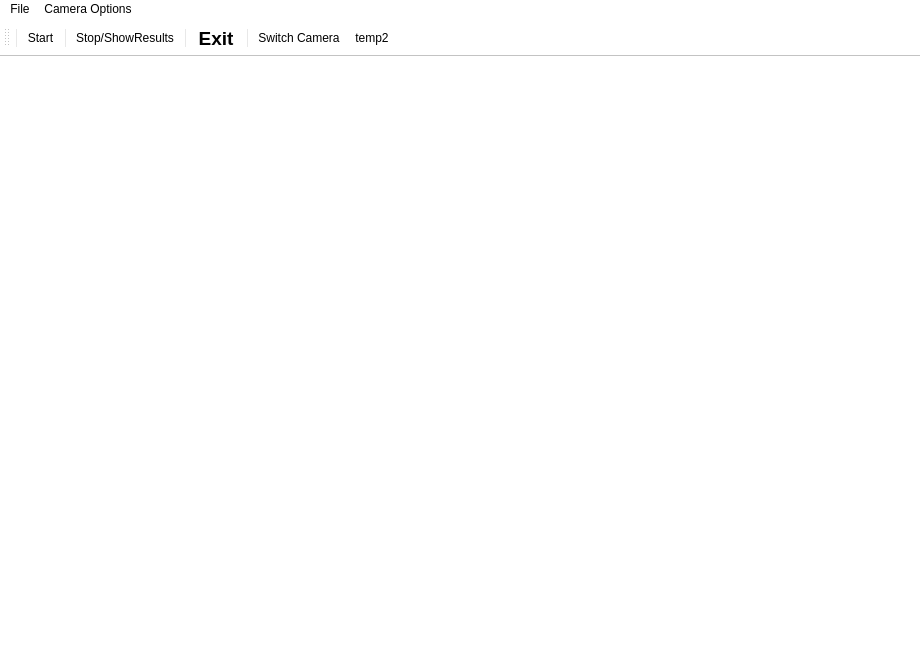
<?xml version="1.0" encoding="UTF-8"?>
<ui version="4.0">
 <class>qMainWindow</class>
 <widget class="QMainWindow" name="qMainWindow">
  <property name="geometry">
   <rect>
    <x>0</x>
    <y>0</y>
    <width>920</width>
    <height>662</height>
   </rect>
  </property>
  <property name="windowTitle">
   <string>qMainWindow</string>
  </property>
  <property name="styleSheet">
   <string notr="true">background-color: rgb(255, 255, 255);</string>
  </property>
  <widget class="QWidget" name="centralWidget">
   <property name="styleSheet">
    <string notr="true">background-color: rgb(255, 255, 255);</string>
   </property>
   <layout class="QGridLayout" name="gridLayout">
    <item row="0" column="0">
     <widget class="QtOpencvViewerGL" name="openCVviewer" native="true">
      <property name="toolTip">
       <string/>
      </property>
      <property name="styleSheet">
       <string notr="true">background-color: rgb(255, 255, 255);</string>
      </property>
     </widget>
    </item>
   </layout>
  </widget>
  <widget class="QMenuBar" name="menuBar">
   <property name="geometry">
    <rect>
     <x>0</x>
     <y>0</y>
     <width>920</width>
     <height>19</height>
    </rect>
   </property>
   <property name="styleSheet">
    <string notr="true">background-color: rgb(255, 255, 255);</string>
   </property>
   <widget class="QMenu" name="menuFile">
    <property name="styleSheet">
     <string notr="true">background-color: rgb(255, 255, 255);</string>
    </property>
    <property name="title">
     <string>File</string>
    </property>
    <addaction name="actionStart"/>
    <addaction name="actionStop"/>
    <addaction name="actionPause"/>
    <addaction name="actionFullscreen"/>
   </widget>
   <widget class="QMenu" name="menuCamera_Options">
    <property name="styleSheet">
     <string notr="true">background-color: rgb(255, 255, 255);</string>
    </property>
    <property name="title">
     <string>Camera Options</string>
    </property>
    <addaction name="action_Vertical_Flip"/>
    <addaction name="action_Horizontal_Flip"/>
   </widget>
   <addaction name="menuFile"/>
   <addaction name="menuCamera_Options"/>
  </widget>
  <widget class="QToolBar" name="mainToolBar">
   <property name="enabled">
    <bool>true</bool>
   </property>
   <property name="styleSheet">
    <string notr="true">background-color: rgb(255, 255, 255);
color: rgb(0, 0, 0);</string>
   </property>
   <attribute name="toolBarArea">
    <enum>TopToolBarArea</enum>
   </attribute>
   <attribute name="toolBarBreak">
    <bool>false</bool>
   </attribute>
   <addaction name="separator"/>
   <addaction name="actionStart_Activity"/>
   <addaction name="separator"/>
   <addaction name="actionStop_2"/>
   <addaction name="separator"/>
   <addaction name="actionQuit"/>
   <addaction name="separator"/>
   <addaction name="actionSwitch_Camera"/>
   <addaction name="actionTemp2"/>
  </widget>
  <widget class="QStatusBar" name="statusBar">
   <property name="styleSheet">
    <string notr="true">background-color: rgb(255, 255, 255);
color: rgb(0, 0, 0);</string>
   </property>
  </widget>
  <action name="actionStart">
   <property name="icon">
    <iconset resource="resources.qrc">
     <normaloff>:/icons/images/play.png</normaloff>:/icons/images/play.png</iconset>
   </property>
   <property name="text">
    <string>Start</string>
   </property>
   <property name="toolTip">
    <string>Start</string>
   </property>
   <property name="shortcut">
    <string>Return</string>
   </property>
  </action>
  <action name="actionStop">
   <property name="enabled">
    <bool>true</bool>
   </property>
   <property name="icon">
    <iconset resource="resources.qrc">
     <normaloff>:/icons/images/stop.png</normaloff>:/icons/images/stop.png</iconset>
   </property>
   <property name="text">
    <string>Stop</string>
   </property>
   <property name="toolTip">
    <string>Stop</string>
   </property>
   <property name="shortcut">
    <string>Esc</string>
   </property>
  </action>
  <action name="actionPause">
   <property name="enabled">
    <bool>true</bool>
   </property>
   <property name="icon">
    <iconset resource="resources.qrc">
     <normaloff>:/icons/images/pause.png</normaloff>:/icons/images/pause.png</iconset>
   </property>
   <property name="text">
    <string>Pause</string>
   </property>
   <property name="toolTip">
    <string>Pause</string>
   </property>
   <property name="shortcut">
    <string>P</string>
   </property>
  </action>
  <action name="actionFullscreen">
   <property name="enabled">
    <bool>true</bool>
   </property>
   <property name="icon">
    <iconset resource="resources.qrc">
     <normaloff>:/icons/images/fullscreen.png</normaloff>:/icons/images/fullscreen.png</iconset>
   </property>
   <property name="text">
    <string>fullscreen</string>
   </property>
   <property name="toolTip">
    <string>fullscreen</string>
   </property>
   <property name="shortcut">
    <string>Alt+Return</string>
   </property>
  </action>
  <action name="actionStart_Activity">
   <property name="enabled">
    <bool>false</bool>
   </property>
   <property name="text">
    <string>Start</string>
   </property>
   <property name="toolTip">
    <string>Start the activity</string>
   </property>
  </action>
  <action name="actionStop_2">
   <property name="enabled">
    <bool>false</bool>
   </property>
   <property name="text">
    <string>Stop/ShowResults</string>
   </property>
   <property name="toolTip">
    <string>Stop Activity</string>
   </property>
  </action>
  <action name="actionFull_Screen">
   <property name="enabled">
    <bool>false</bool>
   </property>
   <property name="text">
    <string>Full Screen</string>
   </property>
   <property name="toolTip">
    <string>Full screen</string>
   </property>
  </action>
  <action name="actionQuit">
   <property name="enabled">
    <bool>true</bool>
   </property>
   <property name="text">
    <string>Exit</string>
   </property>
   <property name="toolTip">
    <string>exit the application</string>
   </property>
   <property name="font">
    <font>
     <pointsize>14</pointsize>
     <weight>75</weight>
     <italic>false</italic>
     <bold>true</bold>
     <underline>false</underline>
     <strikeout>false</strikeout>
     <kerning>true</kerning>
    </font>
   </property>
  </action>
  <action name="actionNext_Level">
   <property name="enabled">
    <bool>true</bool>
   </property>
   <property name="text">
    <string>Next Level</string>
   </property>
   <property name="toolTip">
    <string>Proceed to next Level</string>
   </property>
  </action>
  <action name="action_Vertical_Flip">
   <property name="checkable">
    <bool>true</bool>
   </property>
   <property name="text">
    <string>&amp;Vertical Flip</string>
   </property>
   <property name="toolTip">
    <string>Vertical Mirror</string>
   </property>
  </action>
  <action name="action_Horizontal_Flip">
   <property name="checkable">
    <bool>true</bool>
   </property>
   <property name="checked">
    <bool>false</bool>
   </property>
   <property name="text">
    <string>&amp;Horizontal Flip</string>
   </property>
   <property name="toolTip">
    <string>Horizontal Mirror</string>
   </property>
  </action>
  <action name="actionSwitch_Camera">
   <property name="checkable">
    <bool>false</bool>
   </property>
   <property name="checked">
    <bool>false</bool>
   </property>
   <property name="text">
    <string>Switch Camera</string>
   </property>
   <property name="toolTip">
    <string>Switch to auxilarry camera</string>
   </property>
   <property name="shortcut">
    <string>Ctrl+S</string>
   </property>
  </action>
  <action name="actionTemp">
   <property name="text">
    <string>temp</string>
   </property>
  </action>
  <action name="actionTemp2">
   <property name="text">
    <string>temp2</string>
   </property>
  </action>
 </widget>
 <layoutdefault spacing="6" margin="11"/>
 <customwidgets>
  <customwidget>
   <class>QtOpencvViewerGL</class>
   <extends>QWidget</extends>
   <header location="global">qtopencvviewergl.h</header>
   <container>1</container>
  </customwidget>
 </customwidgets>
 <resources>
  <include location="resources.qrc"/>
 </resources>
 <connections/>
</ui>
